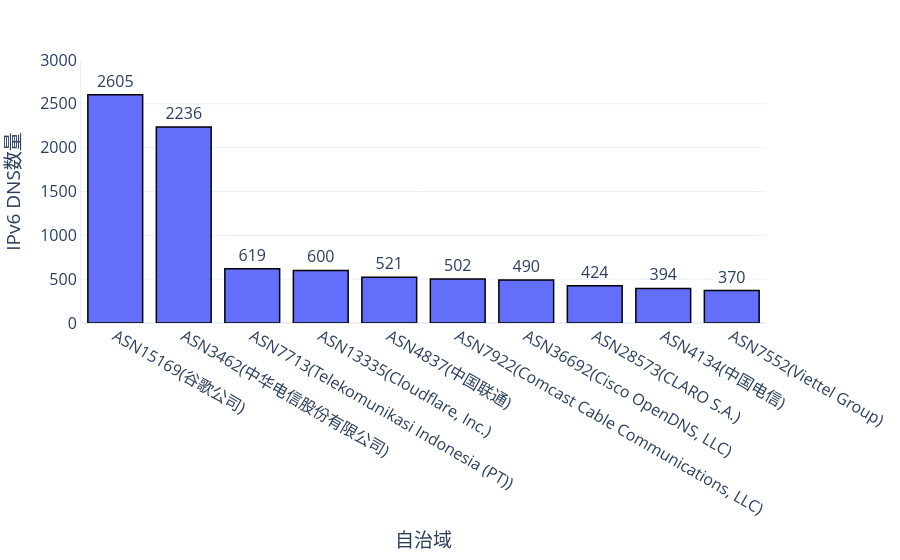
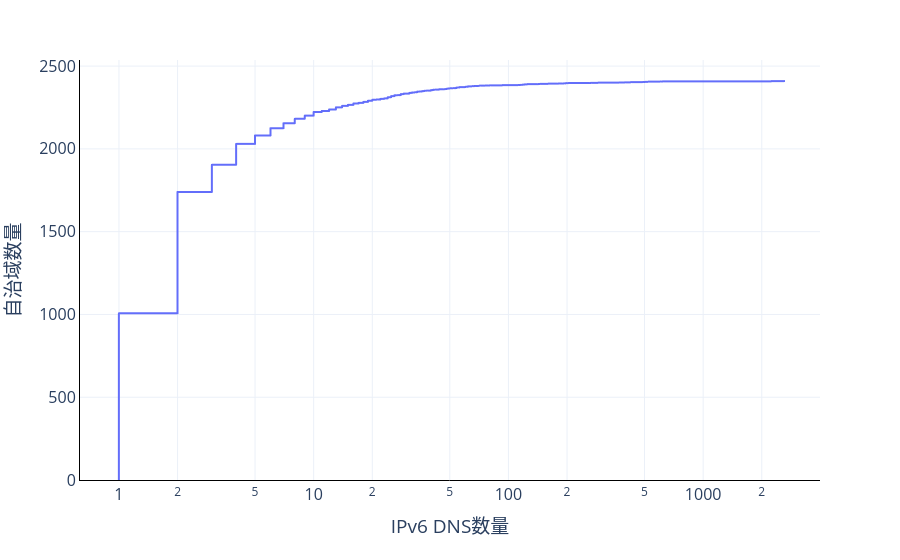

Write notebook code for charts like these, in order.
### Markdown cell above
# ASN分布

### Code cell
# top ASN
def asn_draw(save=False):
    from analyzer import node
    data = []
    inputdata="./recurisivev6dns.txt"
    print(len(open(inputdata).readlines()))
    # exclist=["中国台湾","中国香港"]
    with open(inputdata, "r") as f:
        while True:
            l = f.readline()
            if l == "":
                break
            ip6 = l.splitlines()[0]
            n = node(ip6)
            if n.AS=="ASNUnKnown":
                continue
            data.append({"ip": n.ip,
                        "owner": n.owner,
                        "isp": n.isp,
                        "area": n.prov,
                        "asn": n.AS+"("+n.isp+")",
                        "lat": n.lat,
                        "lng": n.lng,
                        "coucode":n.couCode,
                        "cou":n.cou})
    d = pd.DataFrame(data)
    print(d.shape[0])
    # 重命名
    d=d.rename(columns={'asn':"自治域"})

    # top10 柱状图
    cc = d['自治域'].value_counts()[:10]
    cc=cc.rename("IPv6 DNS数量",inplace=True)

    bar_chart = px.bar(cc,y="IPv6 DNS数量",template="plotly_white",text="IPv6 DNS数量")
    bar_chart.update_traces(textposition="outside",marker=dict(pattern_fillmode="replace",line_color="black",line_width=1.5))
    bar_chart.update_layout(
        font_size=16,
        showlegend=False,
    )
    bar_chart.update_yaxes(
        range=[0,3000],
        showline=True,
        zeroline=True,
        automargin=True
    )
    if save:
        bar_chart.write_image("images/top10自治域.pdf")
    bar_chart.show()

    # 分布
    cc = d['自治域'].value_counts()
    cc=cc.rename("IPv6 DNS数量",inplace=True)
    # his_chart=px.histogram(cc,x="IPv6 DNS数量",nbins=40,marginal="violin",template="plotly_white",text_auto=True)
    # his_chart.update_layout(
    #     yaxis_title_text='自治域数量',
    # )
    # if save:
    #     his_chart.write_image("images/自治域分布.pdf")
    # his_chart.show()
    cdf=px.ecdf(cc,x="IPv6 DNS数量",log_x=True,template="plotly_white",ecdfnorm=None)
    cdf.update_layout(
        font_size=16,
        yaxis_title_text='自治域数量',
    )
    cdf.update_xaxes(
        zeroline=True,
        linecolor='black',
        showline=True,
        automargin=True,
        range=[-0.2,3.6]
    )
    cdf.update_yaxes(
        zeroline=True,
        linecolor='black',
        showline=True,
        automargin=True
    )
    if save:
        cdf.write_image("images/自治域分布.pdf")
    cdf.show()
asn_draw(True)

### Figure 1 — Plotly figure (JSON) as saved in the notebook; plotly's stock layout.template omitted (floating-point values rounded to 4 significant figures)
{"data": [{"alignmentgroup": "True", "hovertemplate": "自治域=%{x}<br>IPv6 DNS数量=%{text}<extra></extra>", "legendgroup": "", "marker": {"color": "#636efa", "line": {"color": "black", "width": 1.5}, "pattern": {"fillmode": "replace", "shape": ""}}, "name": "", "offsetgroup": "", "orientation": "v", "showlegend": false, "text": [2605, 2236, 619, 600, 521, 502, 490, 424, 394, 370], "textposition": "outside", "type": "bar", "x": ["ASN15169(谷歌公司)", "ASN3462(中华电信股份有限公司)", "ASN7713(Telekomunikasi Indonesia (PT))", "ASN13335(Cloudflare, Inc.)", "ASN4837(中国联通)", "ASN7922(Comcast Cable Communications, LLC)", "ASN36692(Cisco OpenDNS, LLC)", "ASN28573(CLARO S.A.)", "ASN4134(中国电信)", "ASN7552(Viettel Group)"], "xaxis": "x", "y": [2605, 2236, 619, 600, 521, 502, 490, 424, 394, 370], "yaxis": "y"}], "layout": {"barmode": "relative", "font": {"size": 16}, "legend": {"tracegroupgap": 0}, "margin": {"t": 60}, "showlegend": false, "xaxis": {"anchor": "y", "domain": [0, 1], "title": {"text": "自治域"}}, "yaxis": {"anchor": "x", "automargin": true, "domain": [0, 1], "range": [0, 3000], "showline": true, "title": {"text": "IPv6 DNS数量"}, "zeroline": true}}}

### Figure 2 — Plotly figure (JSON) as saved in the notebook; plotly's stock layout.template omitted (floating-point values rounded to 4 significant figures; data arrays with more than 128 entries replaced by an {"elided": "..."} marker saying what was removed)
{"data": [{"hovertemplate": "IPv6 DNS数量=%{x}<br>count=%{y}<extra></extra>", "legendgroup": "", "line": {"dash": "solid", "shape": "hv"}, "marker": {"color": "#636efa", "symbol": "circle"}, "mode": "lines", "name": "", "showlegend": false, "type": "scattergl", "x": {"elided": "2410 int values"}, "xaxis": "x", "y": {"elided": "2410 int values"}, "yaxis": "y"}], "layout": {"font": {"size": 16}, "legend": {"tracegroupgap": 0}, "margin": {"t": 60}, "xaxis": {"anchor": "y", "automargin": true, "domain": [0, 1], "linecolor": "black", "range": [-0.2, 3.6], "showline": true, "title": {"text": "IPv6 DNS数量"}, "type": "log", "zeroline": true}, "yaxis": {"anchor": "x", "automargin": true, "domain": [0, 1], "linecolor": "black", "rangemode": "tozero", "showline": true, "title": {"text": "自治域数量"}, "zeroline": true}}}
